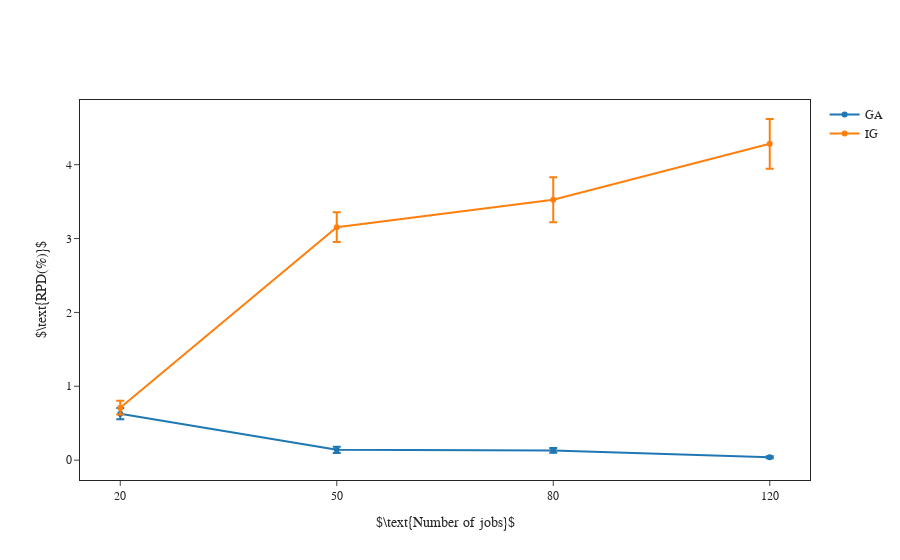

Notebook cell for this chart:
### Code cell
fig = merge_and_line(
        folders, 
        ["GA", "IG"], 
        r"$\text{Number of jobs}$", 
        r"$\text{RPD(%)}$"
    )

fig.show()

if SAVE_IMAGE:
    save_comparison_image(fig, "6_GA_vs_IG_line")

### Figure 1 — Plotly figure (JSON) as saved in the notebook; plotly's stock layout.template omitted (floating-point values rounded to 4 significant figures)
{"data": [{"error_y": {"array": [0.07645, 0.04176, 0.03114, 0.01341], "type": "data", "visible": true}, "name": "GA", "type": "scatter", "x": [20, 50, 80, 120], "y": [0.6296, 0.1395, 0.132, 0.03934]}, {"error_y": {"array": [0.09259, 0.2004, 0.305, 0.3362], "type": "data", "visible": true}, "name": "IG", "type": "scatter", "x": [20, 50, 80, 120], "y": [0.7108, 3.154, 3.527, 4.282]}], "layout": {"font": {"family": "Times New Roman"}, "xaxis": {"mirror": true, "title": {"text": "$\\text{Number of jobs}$"}, "type": "category"}, "yaxis": {"mirror": true, "title": {"text": "$\\text{RPD(%)}$"}}}}
